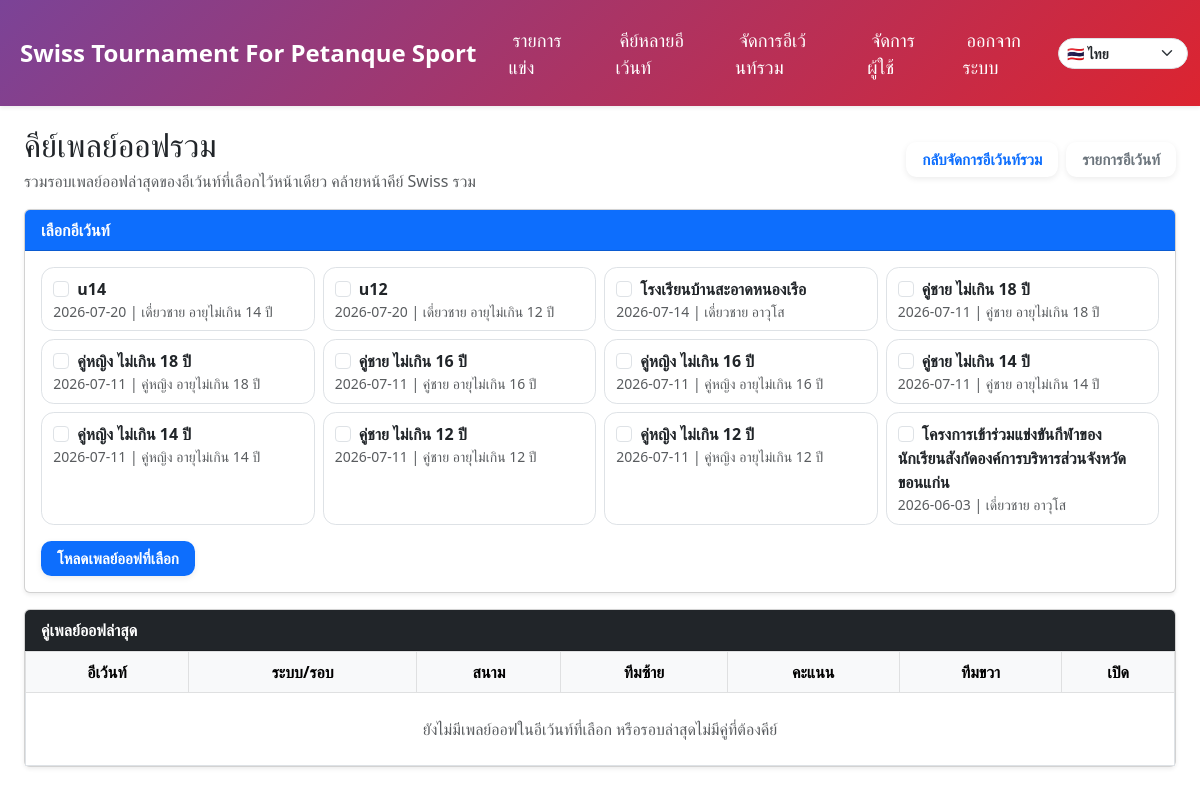
The page /multi-playoff-score (signed in) on the database its author committed.
### models.py (models this page shows)
class Event(db.Model):
    __tablename__ = "events"
    id = db.Column(db.Integer, primary_key=True)
    name = db.Column(db.String(100), nullable=False)
    location = db.Column(db.String(100))
    category = db.Column(db.String(50))
    sex = db.Column(db.String(50))
    age_group = db.Column(db.String(50))
    rounds = db.Column(db.Integer)
    competition_format = db.Column(db.String(40), nullable=False, default="swiss")
    current_round = db.Column(db.Integer, default=1)
    date = db.Column(db.Date, nullable=True)
    auto_field_enabled = db.Column(db.Boolean, default=False)
    field_prefix = db.Column(db.String(10), default='')  # เช่น 'A', ''
    field_start = db.Column(db.Integer, default=1)
    field_max = db.Column(db.Integer, default=16)
    field_exclude = db.Column(db.String, default='')  # เช่น '3,7,11
    logo_filename = db.Column(db.Text)  # เก็บเป็น JSON list
    is_finished = db.Column(db.Boolean, default=False, nullable=False)
    finished_at = db.Column(db.DateTime, nullable=True)
    finished_by_id = db.Column(db.Integer, db.ForeignKey("users.id"), nullable=True)
    created_at = db.Column(db.DateTime, server_default=text('CURRENT_TIMESTAMP'), nullable=True)
    creator_id = db.Column(db.Integer, db.ForeignKey("users.id"), nullable=False)
    tournament_id = db.Column(db.Integer, db.ForeignKey("tournaments.id"), nullable=True, index=True)
    teams = db.relationship("Team", backref="event", cascade="all, delete-orphan", lazy=True)
    matches = db.relationship("Match", backref="event", cascade="all, delete-orphan", lazy=True)

### app.py (the view, shortened to what this page needs)
@app.route('/multi-playoff-score', methods=['GET', 'POST'])
@login_required
@roles_required('superadmin')
def multi_playoff_score_center():
    selected_event_ids = _selected_event_ids_from_request()
    all_events = Event.query.order_by(Event.date.desc(), Event.id.desc()).all()
    tournaments = Tournament.query.order_by(Tournament.created_at.desc(), Tournament.id.desc()).all()
    if not selected_event_ids:
        today = date.today()
        selected_event_ids = [e.id for e in all_events if e.date == today][:12]
    selected_events = _beta_selected_manage_events(selected_event_ids)
    playoffs = _beta_latest_playoffs_for_events(selected_event_ids)
    playoff_round_map = _beta_playoff_round_map_from_request(selected_events)
    rows = []
    round_choices = []
    return render_template('multi_playoff_score_center.html', all_events=all_events, selected_event_ids=selected_event_ids, selected_events=selected_events, rows=rows, round_choices=round_choices)

### app.py (called while the page is built, shortened)
def get_current_lang():
    lang = request.args.get("lang") or session.get("lang") or "th"
    if lang not in SUPPORTED_LANGS:
        lang = "th"
    session["lang"] = lang
    return lang

@app.context_processor
def inject_i18n():
    lang = get_current_lang()
    return {
        "current_lang": lang,
        "supported_langs": SUPPORTED_LANGS,
        "text_translations": TEXT_TRANSLATIONS,
        "t": lambda key: translate(key, lang),
    }

@login_manager.user_loader
def load_user(user_id):
    return User.query.get(int(user_id))

def roles_required(*roles):
    def decorator(f):
        @wraps(f)
        def decorated_function(*args, **kwargs):
            if not current_user.is_authenticated:
                flash("กรุณาเข้าสู่ระบบก่อน", "warning")
                return redirect(url_for('login'))
            role = current_user.role.lower()
            print(f"DEBUG current_user.role = {role}")
            if role == 'superadmin':
                return f(*args, **kwargs)
            if role in [r.lower() for r in roles]:
                return f(*args, **kwargs)
            flash("คุณไม่มีสิทธิ์ทำรายการนี้", "warning")
            return redirect(url_for('index'))
        return decorated_function
    return decorator

@app.before_request
def protect_mutating_object_routes():
    if request.method not in {'POST', 'PUT', 'PATCH', 'DELETE'} or not current_user.is_authenticated:
        return None

def _selected_event_ids_from_request():
    raw_ids = []
    if request.method == 'POST':
        raw_ids.extend(request.form.getlist("event_ids"))
        comma_ids = request.form.get("events") or ""
    else:
        raw_ids.extend(request.args.getlist("event_ids"))
        comma_ids = request.args.get("events") or ""
    if comma_ids:
        raw_ids.extend(comma_ids.split(","))
    event_ids = []
    seen = set()
    return event_ids

def _beta_selected_manage_events(selected_event_ids):
    if not selected_event_ids:
        return []
    events = Event.query.filter(Event.id.in_(selected_event_ids)).all()
    events.sort(key=lambda e: (e.date or date.min, e.name or '', e.id))
    return events

def _beta_latest_playoffs_for_events(event_ids):
    if not event_ids:
        return []

### i18n.py (called while the page is built)
def translate(key, lang="th"):
    table = TRANSLATIONS.get(key, {})
    return table.get(lang) or table.get("th") or key

### templates/multi_playoff_score_center.html (shortened to what this page needs)
{% extends "base.html" %}
{% block content %}
<div class="wrap">
  <div class="d-flex justify-content-between align-items-center flex-wrap gap-2 mb-3">
    <div>
      <h2 class="mb-1">คีย์เพลย์ออฟรวม</h2>
      <div class="text-muted">รวมรอบเพลย์ออฟล่าสุดของอีเว้นท์ที่เลือกไว้หน้าเดียว คล้ายหน้าคีย์ Swiss รวม</div>
    </div>
    <div class="d-flex gap-2">
      <a class="btn btn-outline-primary" href="{{ url_for('multi_event_manager', events=selected_event_ids|join(',')) }}">กลับจัดการอีเว้นท์รวม</a>
      <a class="btn btn-outline-secondary" href="{{ url_for('index') }}">รายการอีเว้นท์</a>
    </div>
  </div>
  <form method="get" class="card shadow-sm mb-3">
    <div class="card-header bg-primary text-white fw-bold">เลือกอีเว้นท์</div>
    <div class="card-body">
      <div class="event-check-grid mb-3">
        {% for event in all_events %}
        <label class="event-check">
          <input type="checkbox" class="form-check-input me-1" name="event_ids" value="{{ event.id }}" {% if event.id in selected_event_ids %}checked{% endif %}>
          <b>{{ event.name }}</b>
          <div class="small text-muted">{{ event.date or '-' }} | {{ event.category or '-' }}{{ event.sex or '' }} {{ event.age_group or '' }}</div>
        </label>
        {% endfor %}
      </div>
      <button class="btn btn-primary fw-bold">โหลดเพลย์ออฟที่เลือก</button>
    </div>
  </form>
  <form method="post">
    <div class="card shadow-sm">
      <div class="card-header bg-dark text-white fw-bold">คู่เพลย์ออฟล่าสุด</div>
      <div class="table-responsive">
        <table class="table table-bordered table-hover align-middle mb-0">
          <thead class="table-light text-center">
            <tr>
              <th>อีเว้นท์</th>
              <th>ระบบ/รอบ</th>
              <th>สนาม</th>
              <th>ทีมซ้าย</th>
              <th>คะแนน</th>
              <th>ทีมขวา</th>
              <th>เปิด</th>
            </tr>
          </thead>
          <tbody>
            {% for row in rows %}
            <tr class="stage-row-{{ row.stage_no }}">
              <td class="event-cell">
                {{ row.source_event.name if row.source_event else '-' }}
                <div class="small text-muted">{{ row.source_event.date if row.source_event else '' }}</div>
              </td>
              <td class="text-center">
                <b>{{ row.playoff.title }}</b>
                <div class="small text-muted">{{ row.round.round_name }} | สาย {{ row.group_no }} | {{ row.pair_label }}</div>
                {% if row.round.round_type == 'double_knockout' %}<span class="stage-badge stage-badge-{{ row.stage_no }}">ครั้งที่ {{ row.stage_no }}</span>{% endif %}
              </td>
              <td class="text-center fw-bold">{{ row.court or '-' }}</td>
              <td class="text-end fw-bold">{{ row.a.team_name }}</td>
              <td class="text-center" style="min-width:180px;">
                <input class="form-control score-input" type="number" min="0" max="13"
                       name="score_{{ row.playoff.id }}_{{ row.round.id }}_{{ row.group_no }}_{{ row.a.slot_no }}_{{ row.stage_no }}"
                       value="{{ row.score_a if row.score_a is not none else '' }}">
                <span class="fw-bold mx-1">-</span>
                <input class="form-control score-input" type="number" min="0" max="13"
                       name="score_{{ row.playoff.id }}_{{ row.round.id }}_{{ row.group_no }}_{{ row.b.slot_no }}_{{ row.stage_no }}"
                       value="{{ row.score_b if row.score_b is not none else '' }}">
              </td>
              <td class="fw-bold">{{ row.b.team_name }}</td>
              <td class="text-center"><a target="_blank" class="btn btn-sm btn-outline-primary" href="{{ url_for('playoff_detail', playoff_id=row.playoff.id) }}#round-{{ row.round.id }}-group-{{ row.group_no }}">เปิด</a></td>
            </tr>
            {% else %}
            <tr><td colspan="7" class="text-center text-muted py-4">ยังไม่มีเพลย์ออฟในอีเว้นท์ที่เลือก หรือรอบล่าสุดไม่มีคู่ที่ต้องคีย์</td></tr>
            {% endfor %}
          </tbody>
        </table>
      </div>
    </div>
  </form>
</div>
{% endblock %}

### static/css/style.css (style rules this page uses)
button.btn, .btn { font-family: "Prompt", "Segoe UI", sans-serif; font-weight: 600; font-size: 0.95rem; padding: 0.4rem 1rem; border-radius: 0.65rem; display: inline-flex; align-items: center; justify-content: center; gap: 0.5rem; transition: all 0.25s ease; text-transform: none; box-shadow: 0 2px 6px rgba(0, 0, 0, 0.08); border: none; cursor: pointer; }

### templates/multi_playoff_score_center.html (style rules this page uses)
.wrap { max-width: 1500px; margin: 1.25rem auto; }
.event-check-grid { display: grid; grid-template-columns: repeat(auto-fill, minmax(250px,1fr)); gap:.5rem; max-height:310px; overflow:auto; }
.event-check { border:1px solid #dee2e6; border-radius:.8rem; padding:.55rem .7rem; background:#fff; }

### rows shown on the page
Event: name "u14", date "2026-07-20", category "เดี่ยว", sex "ชาย", age_group "อายุไม่เกิน 14 ปี"
Event: name "u12", date "2026-07-20", category "เดี่ยว", sex "ชาย", age_group "อายุไม่เกิน 12 ปี"
Event: name "โรงเรียนบ้านสะอาดหนองเรือ", date "2026-07-14", category "เดี่ยว", sex "ชาย", age_group "อาวุโส"
Event: name "คู่ชาย ไม่เกิน 18 ปี", date "2026-07-11", category "คู่", sex "ชาย", age_group "อายุไม่เกิน 18 ปี"
Event: name "คู่หญิง ไม่เกิน 18 ปี", date "2026-07-11", category "คู่", sex "หญิง", age_group "อายุไม่เกิน 18 ปี"
Event: name "คู่ชาย ไม่เกิน 16 ปี", date "2026-07-11", category "คู่", sex "ชาย", age_group "อายุไม่เกิน 16 ปี"
Event: name "คู่หญิง ไม่เกิน 16 ปี", date "2026-07-11", category "คู่", sex "หญิง", age_group "อายุไม่เกิน 16 ปี"
Event: name "คู่ชาย ไม่เกิน 14 ปี", date "2026-07-11", category "คู่", sex "ชาย", age_group "อายุไม่เกิน 14 ปี"
Event: name "คู่หญิง ไม่เกิน 14 ปี", date "2026-07-11", category "คู่", sex "หญิง", age_group "อายุไม่เกิน 14 ปี"
Event: name "คู่ชาย ไม่เกิน 12 ปี", date "2026-07-11", category "คู่", sex "ชาย", age_group "อายุไม่เกิน 12 ปี"
Event: name "คู่หญิง ไม่เกิน 12 ปี", date "2026-07-11", category "คู่", sex "หญิง", age_group "อายุไม่เกิน 12 ปี"
Event: name "โครงการเข้าร่วมแข่งขันกีฬาของนักเรียนสังกัดองค์การบริหารส่วนจังหวัดขอนแก่น", date "2026-06-03", category "เดี่ยว", sex "ชาย", age_group "อาวุโส"

### other values the page prints
{{ t('events') }} "รายการแข่ง"
{{ t('users') }} "จัดการผู้ใช้"
{{ t('logout') }} "ออกจากระบบ"
form field value "🇹🇭 ไทย"
